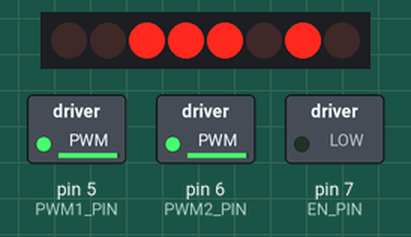
A sketch run on a simulated Arduino Uno, built with avr-gcc and run on an emulated ATmega328P. Parts: 8 shift-register outputs drawn as a row of LEDs (first output left, lit = HIGH), switched loads named in the sketch (green lamp = pin HIGH). Wiring (inferred from the names in the program): shift register (74HC595): data pin 8; shift clock pin 2; latch pin 4. Wiring (inferred from the signals the program sends): row of LEDs: on Q0, Q1, Q2, Q3, Q4, Q5, Q6, Q7. Pins used as bus, display or sensor lines are not drawn.

Above: at 0.05 s.
At 3.5 s:
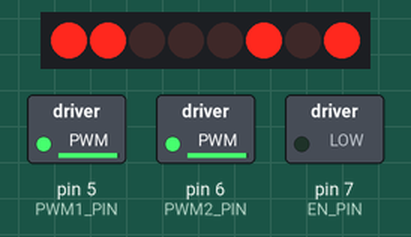
At 5.25 s:
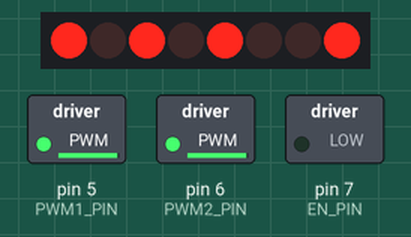
At 7.0 s:
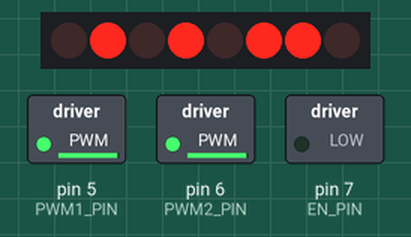
At 10.45 s:
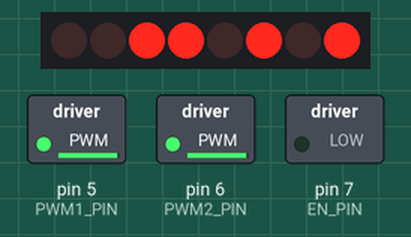
At 13.95 s:
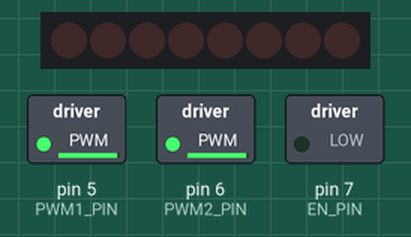
Timing chart, 0 to 16.1 s (numbered marks = the images above):
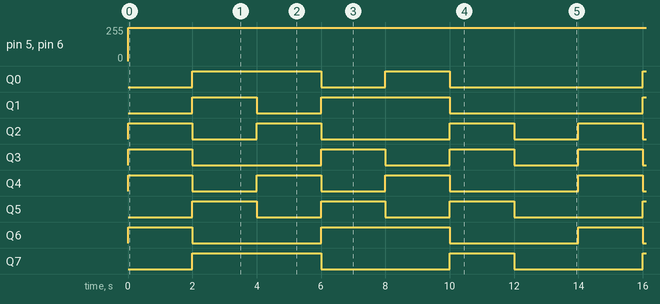

Measured:
- by itself, pin 5 (PWM1_PIN), pin 6 (PWM2_PIN): 0/255 → 250/255 at 0.00 s
- by itself, Q0: repeats every 14.0 s: LOW 2.0 s, HIGH 2.0 s, LOW 6.0 s, HIGH 4.0 s
- by itself, Q1: repeats every 14.0 s: LOW 2.0 s, HIGH 4.0 s, LOW 6.0 s, HIGH 2.0 s
- by itself, Q2: repeats every 14.0 s: LOW 2.0 s, HIGH 2.0 s, LOW 4.0 s, HIGH 2.0 s, LOW 2.0 s, HIGH 2.0 s
- by itself, Q3: repeats every 14.0 s: LOW 4.0 s, 2 × (HIGH 2.0 s, LOW 2.0 s), HIGH 2.0 s
- by itself, Q4, Q5: repeats every 14.0 s: 2 × (LOW 2.0 s, HIGH 2.0 s), LOW 4.0 s, HIGH 2.0 s
- by itself, Q6: repeats every 14.0 s: LOW 4.0 s, HIGH 4.0 s, LOW 4.0 s, HIGH 2.0 s
- by itself, Q7: repeats every 14.0 s: LOW 4.0 s, HIGH 2.0 s, LOW 4.0 s, HIGH 4.0 s

The sketch:

moving.ino
```cpp
// PWM пины
#define PWM1_PIN            5
#define PWM2_PIN            6
// 74HCT595N сдвиговый регистр и его подключение
#define SHCP_PIN            2                               // Смещение регистра
#define EN_PIN              7                               // пин разрешающий управление
#define DATA_PIN            8                               // последовательные данные
#define STCP_PIN            4                               // задающая частота регистра памяти
const int Forward       = 92;                               // движение вперёд (ниже в соотв  таблицей)
const int Backward      = 163;                              // назад
const int Turn_Left     = 149;                              // движение влево
const int Turn_Right    = 106;                              // движение вправо
const int Stop          = 0;                                // остановка
const int Contrarotate  = 172;                              // круг против часовой стрелки
const int Clockwise     = 83;                               // круг по часовой стрелке
void setup()
{
    pinMode(SHCP_PIN, OUTPUT);
    pinMode(EN_PIN, OUTPUT);
    pinMode(DATA_PIN, OUTPUT);
    pinMode(STCP_PIN, OUTPUT);
    pinMode(PWM1_PIN, OUTPUT);
    pinMode(PWM2_PIN, OUTPUT);
}
void loop()
{
    /* вперёд */
    Motor(Forward, 250);
    delay(2000);//задержка
    /* назад */
    Motor(Backward, 250);
    delay(2000);
    /* движение влево */
    Motor(Turn_Left, 250);
    delay(2000);
    /* движение вправо */
    Motor(Turn_Right, 250);
    delay(2000);
    /* круг по часовой стрелке */
    Motor(Clockwise, 250);
    delay(2000);
    /* круг против часовой стрелки */
    Motor(Contrarotate, 250);
    delay(2000);
    /* стоп */
    Motor(Stop, 250);
    delay(2000);
}
void Motor(int Dir, int Speed)
{
    digitalWrite(EN_PIN, LOW);
    analogWrite(PWM1_PIN, Speed);
    analogWrite(PWM2_PIN, Speed);
    digitalWrite(STCP_PIN, LOW);
    shiftOut(DATA_PIN, SHCP_PIN, MSBFIRST, Dir);
    digitalWrite(STCP_PIN, HIGH);
}
```
